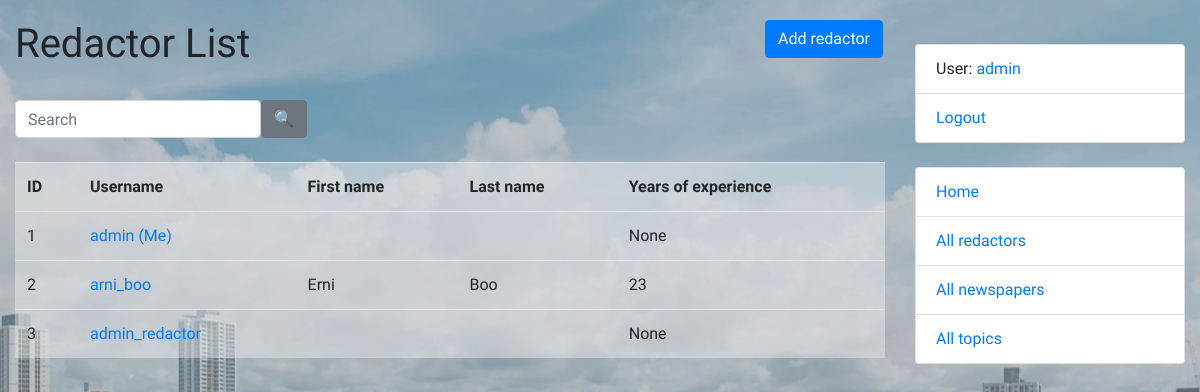
/redactors/ (signed in), run on the app's committed database.
### catalog/models.py (models this page shows, shortened)
class Redactor(AbstractUser):
    years_of_experience = models.IntegerField(null=True, blank=True)
    class Meta:
        verbose_name = "redactor"
        verbose_name_plural = "redactors"
    def get_absolute_url(self):
        return reverse("catalog:redactor-detail", kwargs={"pk": self.pk})

### catalog/views.py (the view)
# urls.py: path("redactors/", RedactorListView.as_view(), name="redactor-list"),
class RedactorListView(LoginRequiredMixin, generic.ListView):
    model = Redactor
    paginate_by = 4
    queryset = Redactor.objects.all()
    def get_context_data(self, *, object_list=None, **kwargs):
        context = super(RedactorListView, self).get_context_data(**kwargs)
        username = self.request.GET.get("username", "")
        context["search_form"] = RedactorSearchForm(initial={
            "username": username
        })
        return context
    def get_queryset(self):
        form = RedactorSearchForm(self.request.GET)
        if form.is_valid():
            return self.queryset.filter(
                username__icontains=form.cleaned_data["username"]
            )
        return self.queryset

### catalog/forms.py
class RedactorSearchForm(forms.Form):
    username = forms.CharField(
        max_length=255,
        required=False,
        label="",
        widget=forms.TextInput(attrs={"placeholder": "Search"})
    )

### templates/catalog/redactor_list.html
{% extends "base.html" %}
{% load crispy_forms_filters %}
{% block content %}
    <h1>
      Redactor List
      <a href="{% url 'catalog:redactor-create' %}" class="btn btn-primary link-to-page">
        Add redactor
      </a>
    </h1>
  <br>
  <form action="" method="get" class="form-inline">
    {{ search_form|crispy }}
    <input type="submit" class="btn btn-secondary" value="🔍">
  </form>
  <br>
    {% if redactor_list %}
    <table class="table table-hover" style="background-color: rgba(245, 245, 245, 0.4)">
      <tr>
        <th>ID</th>
        <th>Username</th>
        <th>First name</th>
        <th>Last name</th>
        <th>Years of experience</th>
      </tr>
    {% for redactor in redactor_list %}
      <tr>
        <td>{{ redactor.id }}</td>
        <td><a href="{{ redactor.get_absolute_url }}">{{ redactor.username }} {% if user == redactor %} (Me){% endif %}</a></td>
        <td>{{ redactor.first_name }}</td>
        <td>{{ redactor.last_name }}</td>
        <td>{{ redactor.years_of_experience }}</td>
      </tr>
    {% endfor %}
    </table>
    {% else %}
      <p>There are no redactors in the newspaper agency.</p>
    {% endif %}
{% endblock %}

### templates/includes/sidebar.html
<br>
<ul class="sidebar-nav list-group">
  {% if user.is_authenticated %}
    <li class="list-group-item">User: <a href="{{ user.get_absolute_url }}">{{ user.get_username }}</a></li>
    <li class="list-group-item"><a href="{% url 'logout'%}?next={{request.path}}">Logout</a></li>
  {% else %}
    <li class="list-group-item"><a href="{% url 'login'%}?next={{request.path}}">Login</a></li>
  {% endif %}
</ul>
<br>
<ul class="sidebar-nav list-group">
  <li class="list-group-item"><a href="{% url 'catalog:index' %}">Home</a></li>
  <li class="list-group-item"><a href="{% url 'catalog:redactor-list' %}">All redactors</a></li>
  <li class="list-group-item"><a href="{% url 'catalog:newspaper-list' %}">All newspapers</a></li>
  <li class="list-group-item"><a href="{% url 'catalog:topic-list' %}">All topics</a></li>
</ul>

### static/css/styles.css (style rules this page uses)
body { margin-top: 20px; font-family: 'Oswald', sans-serif; background-image: url('../images/background city sky.jpg'); background-repeat: no-repeat; background-size: cover; }
.link-to-page { float: right; margin: 0 2px 0 2px; }

### data on the page
Redactor: id "1", username "admin", shows "(Me)", years_of_experience "None", get_username "admin"
Redactor: id "2", username "arni_boo", first_name "Erni", last_name "Boo", years_of_experience "23"
Redactor: id "3", username "admin_redactor", years_of_experience "None"
